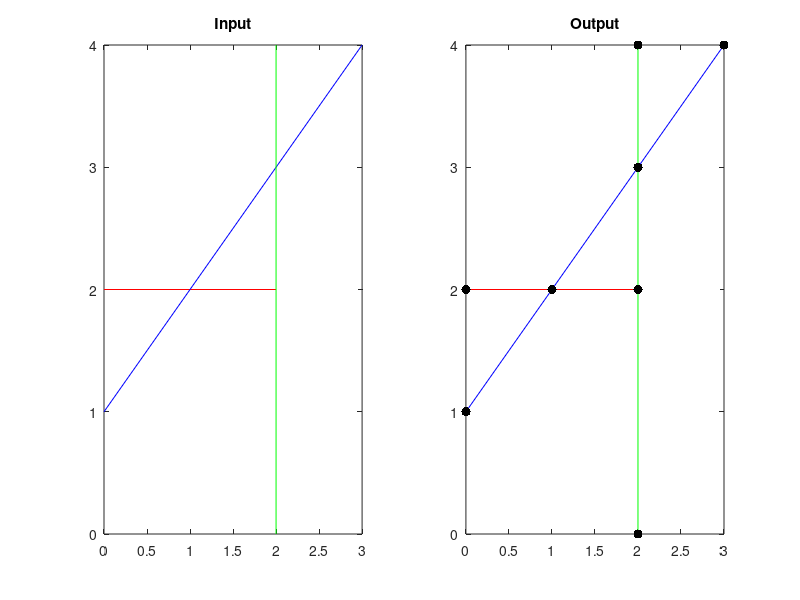

MATLAB code to generate this figure:
% plot Fractures_intersection example

f1 = [0,2 ; 2,2];
f2 = [0,1 ; 3,4];
f3 = [2,0 ; 2,4];

f1_new = [0,2 ; 1,2 ; 2,2];
f2_new = [0,1 ; 1,2 ; 2,3 ; 3,4];
f3_new = [2,0 ; 2,2 ; 2,3 ; 2,4];
%%
figure
subplot(1,2,1)
axis equal
plot(f1(:,1),f1(:,2),'r-', f2(:,1),f2(:,2), 'b-', f3(:,1),f3(:,2),'g-')
title('Input')
subplot(1,2,2)
axis equal
plot(f1(:,1),f1(:,2),'r', f2(:,1),f2(:,2), 'b', f3(:,1),f3(:,2),'g')
hold on
plot(f1_new(:,1),f1_new(:,2),'.k','MarkerSize',20)
plot(f2_new(:,1),f2_new(:,2), '.k','MarkerSize',20)
plot(f3_new(:,1),f3_new(:,2),'.k','MarkerSize',20)
title('Output')
%%
print -depsc frac_inters